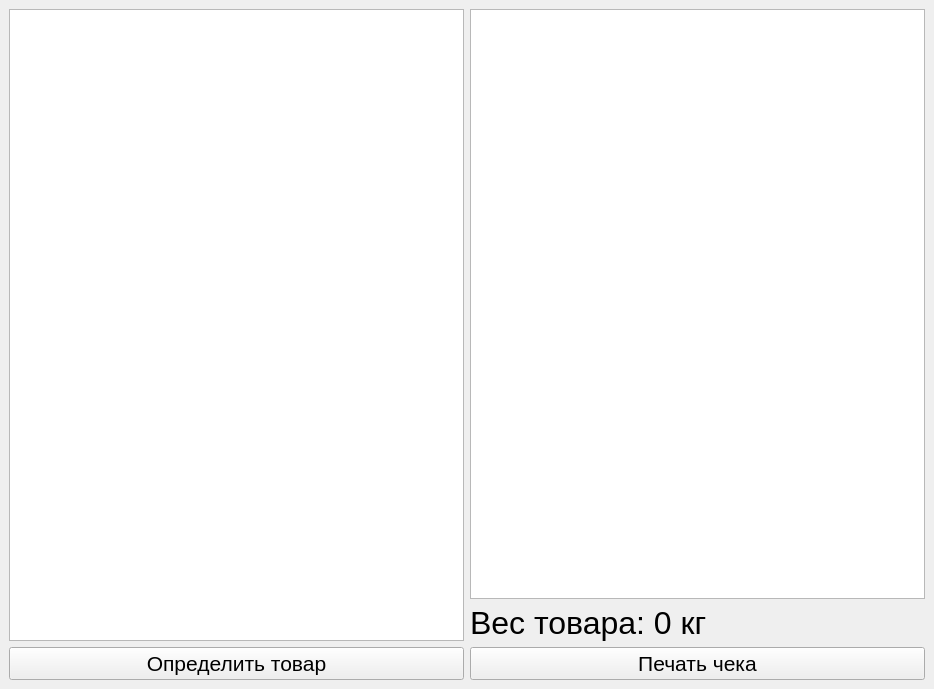
<?xml version="1.0" encoding="UTF-8"?>
<ui version="4.0">
 <class>MainWindow</class>
 <widget class="QMainWindow" name="MainWindow">
  <property name="geometry">
   <rect>
    <x>0</x>
    <y>0</y>
    <width>934</width>
    <height>689</height>
   </rect>
  </property>
  <property name="windowTitle">
   <string>MainWindow</string>
  </property>
  <widget class="QWidget" name="centralwidget">
   <layout class="QHBoxLayout" name="horizontalLayout_4">
    <item>
     <layout class="QVBoxLayout" name="verticalLayout_5">
      <item>
       <widget class="QGraphicsView" name="camera_view"/>
      </item>
      <item>
       <widget class="QPushButton" name="predict_button">
        <property name="font">
         <font>
          <pointsize>16</pointsize>
         </font>
        </property>
        <property name="text">
         <string>Определить товар</string>
        </property>
       </widget>
      </item>
     </layout>
    </item>
    <item>
     <layout class="QVBoxLayout" name="verticalLayout_6">
      <item>
       <widget class="QListWidget" name="products_list"/>
      </item>
      <item>
       <widget class="QLabel" name="weights_label">
        <property name="font">
         <font>
          <pointsize>24</pointsize>
         </font>
        </property>
        <property name="text">
         <string>Вес товара: 0 кг</string>
        </property>
       </widget>
      </item>
      <item>
       <widget class="QPushButton" name="receipt_button">
        <property name="font">
         <font>
          <pointsize>16</pointsize>
         </font>
        </property>
        <property name="text">
         <string>Печать чека</string>
        </property>
       </widget>
      </item>
     </layout>
    </item>
   </layout>
  </widget>
 </widget>
 <resources/>
 <connections/>
</ui>
